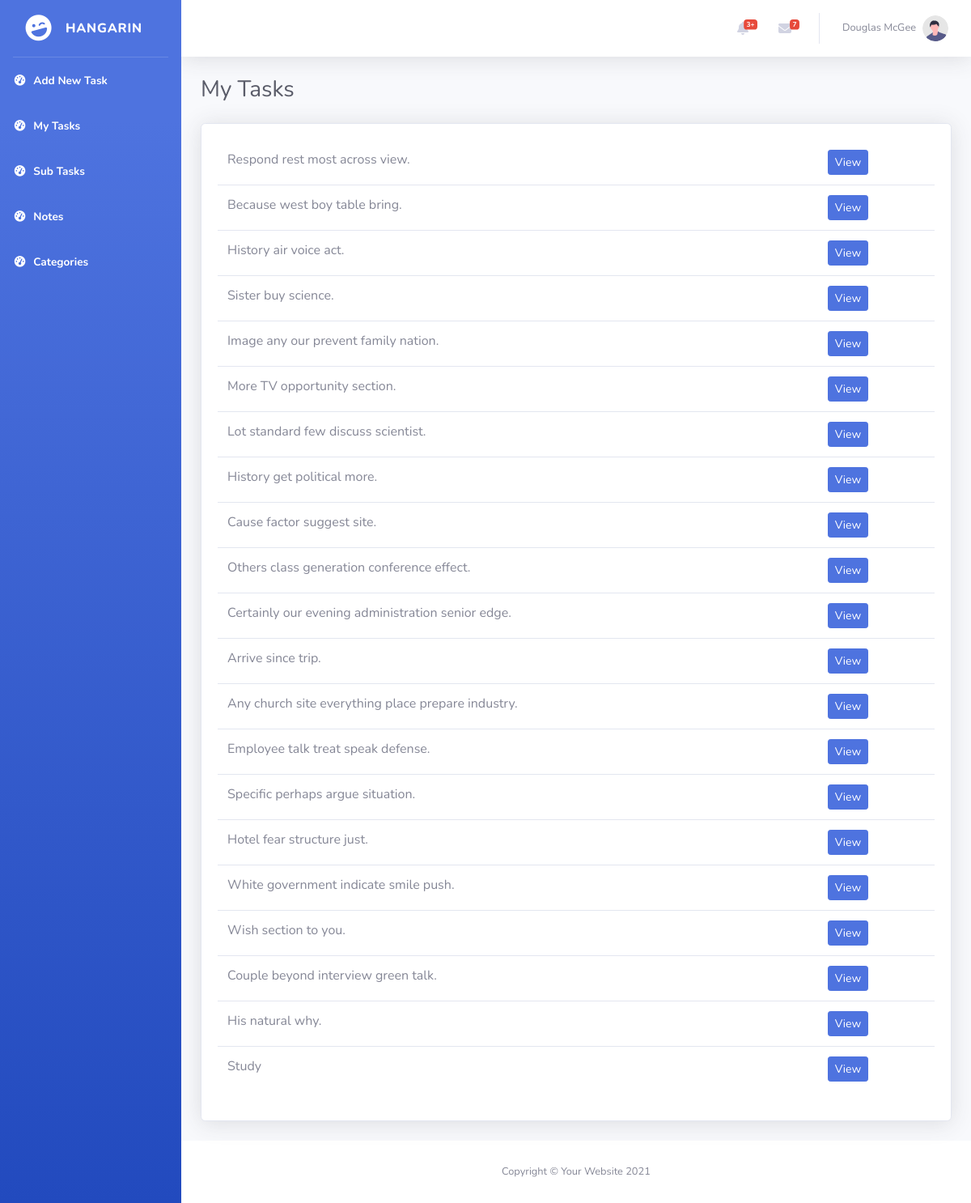
The app's page /, older data.
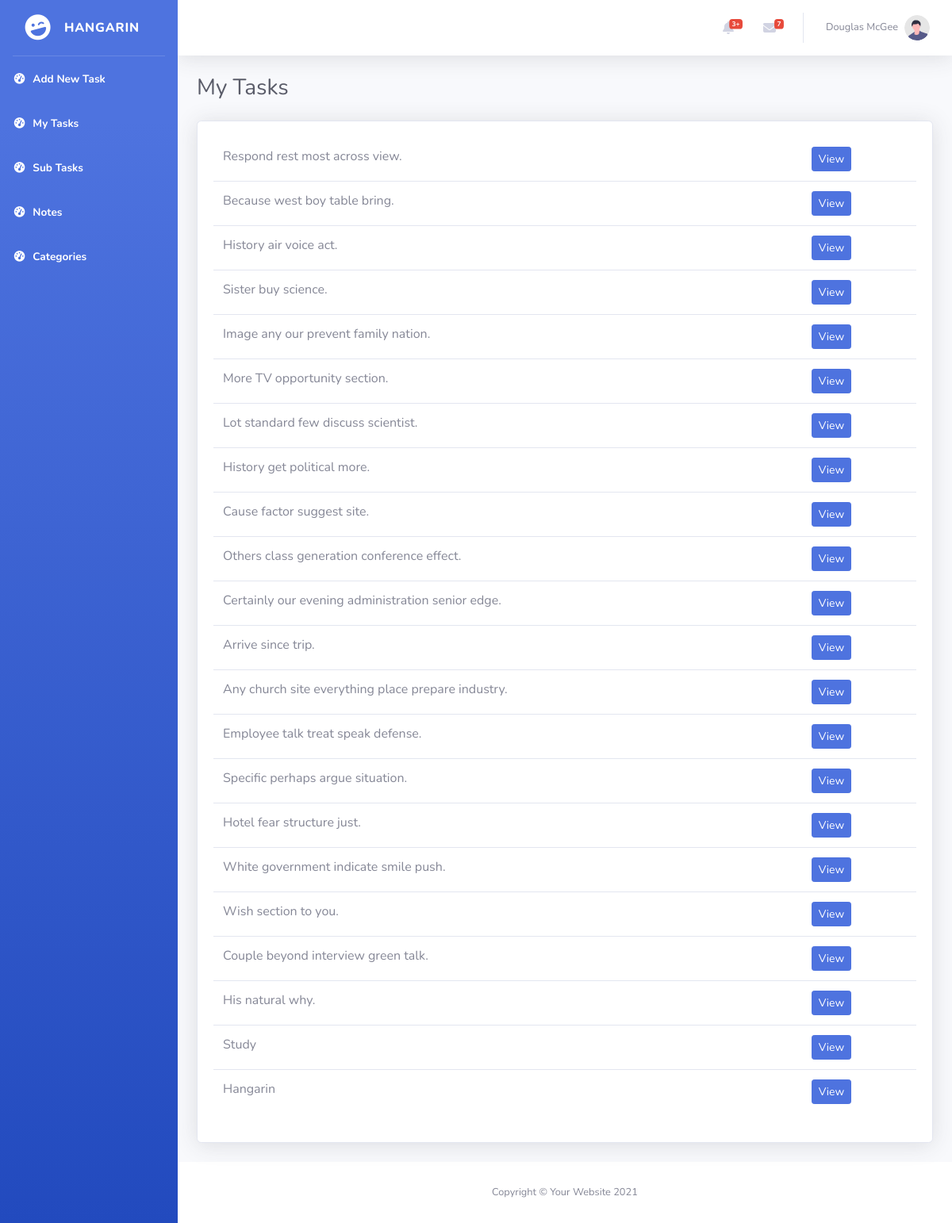
The same page, newer data.
### tasks/models.py (models this page shows, shortened)
class BaseModel(models.Model):
    created_at = models.DateTimeField(auto_now_add=True)
    updated_at = models.DateTimeField(auto_now=True)
    class Meta:
        abstract = True

class Task(BaseModel):
    STATUS_CHOICES = [
        ("Pending", "Pending"),
        ("In Progress", "In Progress"),
        ("Completed", "Completed"),
    ]
    title = models.CharField(max_length=200)
    description = models.TextField()
    deadline = models.DateTimeField()
    status = models.CharField(
        max_length=50,
        choices=STATUS_CHOICES,
        default="Pending"
    )
    category = models.ForeignKey(Category, on_delete=models.CASCADE)
    priority = models.ForeignKey(Priority, on_delete=models.CASCADE)

### tasks/views.py (the view)
# urls.py: path('', TaskListView.as_view(), name='task-list'),
class TaskListView(ListView):
    model = Task
    template_name = 'tasks_list.html'
    context_object_name = 'tasks'

### templates/tasks_list.html (shortened to what this page needs)
{% load static %}
<!DOCTYPE html>
<html lang="en">
<head>
    <link href="{% static 'vendor/fontawesome-free/css/all.min.css' %}" rel="stylesheet" type="text/css">
    <link href="{% static 'css/sb-admin-2.min.css' %}" rel="stylesheet">
</head>
<body id="page-top">
    <div id="wrapper">
        <ul class="navbar-nav bg-gradient-primary sidebar sidebar-dark accordion" id="accordionSidebar">
            <a class="sidebar-brand d-flex align-items-center justify-content-center" href="index.html">
                <div class="sidebar-brand-icon rotate-n-15">
                    <i class="fas fa-laugh-wink"></i>
                </div>
                <div class="sidebar-brand-text mx-3">HANGARIN </div>
            </a>
            <hr class="sidebar-divider my-0">
             <li class="nav-item active">
                <a class="nav-link" href="{% url 'task-add' %}">
                    <i class="fas fa-fw fa-tachometer-alt"></i>
                    <span>Add New Task</span></a>
            </li>
            <li class="nav-item active">
                <a class="nav-link" href="{% url 'task-list' %}">
                    <i class="fas fa-fw fa-tachometer-alt"></i>
                    <span>My Tasks</span></a>
            </li>
             <li class="nav-item active">
                <a class="nav-link" href="{% url 'subtask-list' %}">
                    <i class="fas fa-fw fa-tachometer-alt"></i>
                    <span>Sub Tasks</span></a>
            </li>
            <li class="nav-item active">
                <a class="nav-link" href="{% url 'notes-list' %}">
                    <i class="fas fa-fw fa-tachometer-alt"></i>
                    <span>Notes</span></a>
            </li>
             <li class="nav-item active">
                <a class="nav-link" href="{% url 'categories-list' %}">
                    <i class="fas fa-fw fa-tachometer-alt"></i>
                    <span>Categories</span></a>
            </li>
        </ul>
        <div id="content-wrapper" class="d-flex flex-column">
            <div id="content">
                <nav class="navbar navbar-expand navbar-light bg-white topbar mb-4 static-top shadow">
                    <ul class="navbar-nav ml-auto">
                        <li class="nav-item dropdown no-arrow mx-1">
                            <a class="nav-link dropdown-toggle" href="#" id="alertsDropdown" role="button"
                                data-toggle="dropdown" aria-haspopup="true" aria-expanded="false">
                                <i class="fas fa-bell fa-fw"></i>
                                <span class="badge badge-danger badge-counter">3+</span>
                            </a>
                        </li>
                        <li class="nav-item dropdown no-arrow mx-1">
                            <a class="nav-link dropdown-toggle" href="#" id="messagesDropdown" role="button"
                                data-toggle="dropdown" aria-haspopup="true" aria-expanded="false">
                                <i class="fas fa-envelope fa-fw"></i>
                                <span class="badge badge-danger badge-counter">7</span>
                            </a>
                        </li>
                        <li class="nav-item dropdown no-arrow">
                            <a class="nav-link dropdown-toggle" href="#" id="userDropdown" role="button"
                                data-toggle="dropdown" aria-haspopup="true" aria-expanded="false">
                                <span class="mr-2 d-none d-lg-inline text-gray-600 small">Douglas McGee</span>
                                <img class="img-profile rounded-circle"
                                    src="img/undraw_profile.svg">
                            </a>
                        </li>
                    </ul>
                </nav>
                <div class="container-fluid">
                    <div class="d-sm-flex align-items-center justify-content-between mb-4">
                        <h1 class="h3 mb-0 text-gray-800">My Tasks</h1>
                    </div>
                    <div class="card shadow mb-4">
                        <div class="card-body">
                            <div class="table-responsive">
                                <table class="table " id="dataTable" width="100%" cellspacing="0">
                                    <tbody>
                                        {% for object in object_list %}
                                        <tr>
                                            <td>{{ object.title }}</td>
                                            <td><a href="task_list/{{ object.id }}" class="btn btn-primary btn-sm">View</a></td>
                                        </tr>
                                        {% endfor %}
                                    </tbody>
                                </table>
                            </div>
                        </div>
</div>
            </div>
            <footer class="sticky-footer bg-white">
                <div class="container my-auto">
                    <div class="copyright text-center my-auto">
                        <span>Copyright &copy; Your Website 2021</span>
                    </div>
                </div>
            </footer>
        </div>
    </div>
</body>
</html>

Row changes from the older to the newer data that the page shows:
added Task: title "Hangarin"
